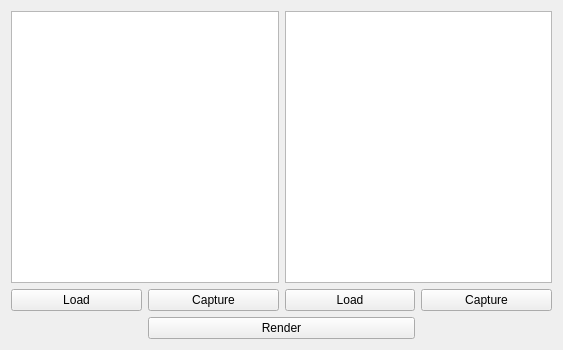
<?xml version="1.0" encoding="UTF-8"?>
<ui version="4.0">
 <class>Widget_FaceMorph</class>
 <widget class="QWidget" name="Widget_FaceMorph">
  <property name="geometry">
   <rect>
    <x>0</x>
    <y>0</y>
    <width>563</width>
    <height>350</height>
   </rect>
  </property>
  <property name="windowTitle">
   <string>Form</string>
  </property>
  <layout class="QGridLayout" name="gridLayout">
   <item row="0" column="0" colspan="2">
    <widget class="PhotoView" name="view1"/>
   </item>
   <item row="0" column="2" colspan="2">
    <widget class="PhotoView" name="view2"/>
   </item>
   <item row="1" column="0">
    <widget class="QPushButton" name="btnLoadImg1">
     <property name="text">
      <string>Load</string>
     </property>
    </widget>
   </item>
   <item row="1" column="1">
    <widget class="QPushButton" name="btnCapImg1">
     <property name="text">
      <string>Capture</string>
     </property>
    </widget>
   </item>
   <item row="1" column="2">
    <widget class="QPushButton" name="btnLoadImg2">
     <property name="text">
      <string>Load</string>
     </property>
    </widget>
   </item>
   <item row="1" column="3">
    <widget class="QPushButton" name="btnCapImg2">
     <property name="text">
      <string>Capture</string>
     </property>
    </widget>
   </item>
   <item row="2" column="1" colspan="2">
    <widget class="QPushButton" name="btnRender">
     <property name="text">
      <string>Render</string>
     </property>
    </widget>
   </item>
  </layout>
 </widget>
 <customwidgets>
  <customwidget>
   <class>PhotoView</class>
   <extends>QGraphicsView</extends>
   <header>photoview.h</header>
   <slots>
    <signal>selectedPointUpdated(int)</signal>
    <signal>warpControlUpdated()</signal>
    <slot>setMirrorPoint(int)</slot>
    <slot>setImageVisibility(bool)</slot>
    <slot>setMarkPointVisibility(bool)</slot>
   </slots>
  </customwidget>
 </customwidgets>
 <resources/>
 <connections/>
</ui>
